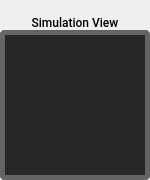
<?xml version="1.0" encoding="UTF-8"?>
<ui version="4.0">
 <class>SimulationLidarView</class>
 <widget class="QWidget" name="SimulationLidarView">
  <property name="geometry">
   <rect>
    <x>0</x>
    <y>0</y>
    <width>150</width>
    <height>180</height>
   </rect>
  </property>
  <property name="windowTitle">
   <string>Form</string>
  </property>
  <property name="styleSheet">
   <string notr="true"/>
  </property>
  <layout class="QVBoxLayout" name="verticalLayout_2">
   <property name="spacing">
    <number>0</number>
   </property>
   <property name="leftMargin">
    <number>0</number>
   </property>
   <property name="topMargin">
    <number>0</number>
   </property>
   <property name="rightMargin">
    <number>0</number>
   </property>
   <property name="bottomMargin">
    <number>0</number>
   </property>
   <item>
    <widget class="QLabel" name="simulationLabel">
     <property name="minimumSize">
      <size>
       <width>0</width>
       <height>30</height>
      </size>
     </property>
     <property name="maximumSize">
      <size>
       <width>16777215</width>
       <height>30</height>
      </size>
     </property>
     <property name="font">
      <font>
       <family>Roboto Medium</family>
       <weight>50</weight>
       <italic>false</italic>
       <bold>false</bold>
      </font>
     </property>
     <property name="styleSheet">
      <string notr="true">/*border: none;
color:white;
font:14px 'Roboto Medium';*/</string>
     </property>
     <property name="text">
      <string>Simulation View</string>
     </property>
     <property name="alignment">
      <set>Qt::AlignBottom|Qt::AlignHCenter</set>
     </property>
    </widget>
   </item>
   <item>
    <widget class="QWidget" name="simulationPanel" native="true">
     <property name="minimumSize">
      <size>
       <width>150</width>
       <height>150</height>
      </size>
     </property>
     <property name="maximumSize">
      <size>
       <width>16777215</width>
       <height>16777215</height>
      </size>
     </property>
     <property name="styleSheet">
      <string notr="true">QWidget{border-style:solid;
border-width:5px;
border-radius:5px;
border-color:rgb(100,100,100);
background-color:rgb(39,39,39);}</string>
     </property>
     <layout class="QVBoxLayout" name="verticalLayout_3">
      <property name="spacing">
       <number>0</number>
      </property>
      <property name="leftMargin">
       <number>0</number>
      </property>
      <property name="topMargin">
       <number>0</number>
      </property>
      <property name="rightMargin">
       <number>0</number>
      </property>
      <property name="bottomMargin">
       <number>0</number>
      </property>
      <item>
       <layout class="QVBoxLayout" name="verticalLayout"/>
      </item>
     </layout>
    </widget>
   </item>
  </layout>
 </widget>
 <resources/>
 <connections/>
</ui>
